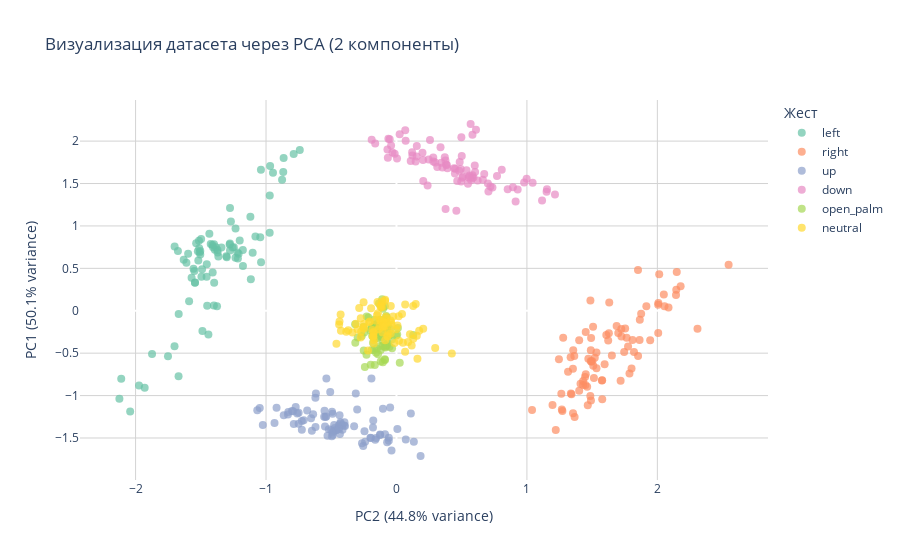

Write notebook code for a chart like this one.
### Code cell
from sklearn.decomposition import PCA
import plotly.express as px

pca = PCA(n_components=2)
X_pca = pca.fit_transform(X)

vis_df = pd.DataFrame({
    'PC1': X_pca[:, 0],
    'PC2': X_pca[:, 1],
    'Gesture': y
})

fig = px.scatter(vis_df, x='PC2', y='PC1', color='Gesture',
                 title='Визуализация датасета через PCA (2 компоненты)',
                 labels={'PC1': f'PC1 ({pca.explained_variance_ratio_[0]:.1%} variance)',
                         'PC2': f'PC2 ({pca.explained_variance_ratio_[1]:.1%} variance)'},
                 color_discrete_sequence=px.colors.qualitative.Set2)

fig.update_traces(marker=dict(size=8, opacity=0.7))
fig.update_layout(
    plot_bgcolor='white',
    xaxis=dict(showgrid=True, gridcolor='lightgray', zeroline=True),
    yaxis=dict(showgrid=True, gridcolor='lightgray', zeroline=True),
    legend=dict(title="Жест")
)
fig.show()
